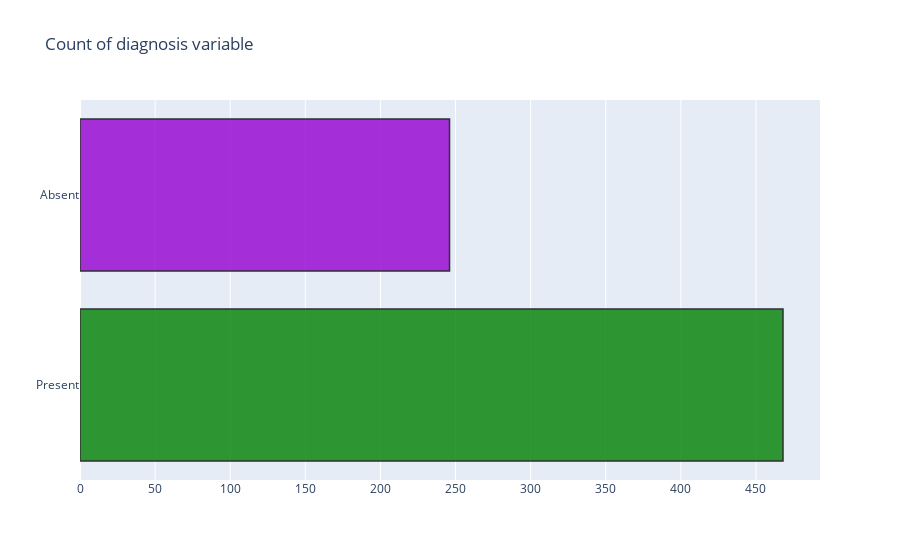
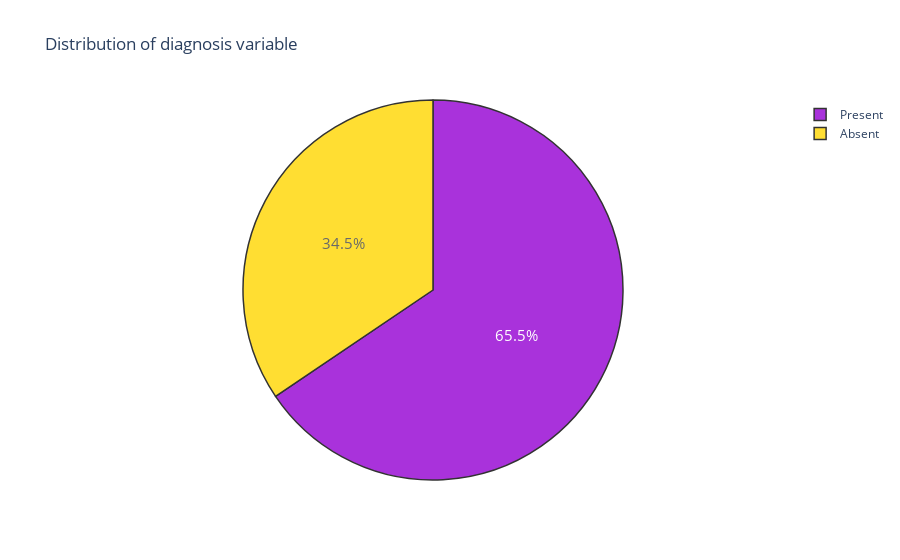

Source (notebook cell) for these figures, in order:
### Markdown cell above
## Distribution of observed attendence

### Code cell
#------------COUNT-----------------------
trace = go.Bar(x = (len(Present), len(Absent)), y = ['Present', 'Absent'], orientation = 'h', opacity = 0.8, marker=dict(
        color=[ 'green', 'darkviolet'],
        line=dict(color='#000000',width=1.5)))

layout = dict(title =  'Count of diagnosis variable')
                    
fig = dict(data = [trace], layout=layout)
py.iplot(fig)

#------------PERCENTAGE-------------------
trace = go.Pie(labels = ['Present','Absent'], values = data['Observed_Attendance_Numeric'].value_counts(), 
               textfont=dict(size=15), opacity = 0.8,
               marker=dict(colors=['darkviolet', 'gold'], 
                           line=dict(color='#000000', width=1.5)))


layout = dict(title =  'Distribution of diagnosis variable')
           
fig = dict(data = [trace], layout=layout)
py.iplot(fig)

### Figure 1 — Plotly figure (JSON) as saved in the notebook; plotly's stock layout.template omitted (floating-point values rounded to 4 significant figures)
{"data": [{"marker": {"color": ["green", "darkviolet"], "line": {"color": "#000000", "width": 1.5}}, "opacity": 0.8, "orientation": "h", "type": "bar", "x": [468, 246], "y": ["Present", "Absent"]}], "layout": {"title": {"text": "Count of diagnosis variable"}}}

### Figure 2 — Plotly figure (JSON) as saved in the notebook; plotly's stock layout.template omitted (floating-point values rounded to 4 significant figures)
{"data": [{"labels": ["Present", "Absent"], "marker": {"colors": ["darkviolet", "gold"], "line": {"color": "#000000", "width": 1.5}}, "opacity": 0.8, "textfont": {"size": 15}, "type": "pie", "values": [468, 246]}], "layout": {"title": {"text": "Distribution of diagnosis variable"}}}
